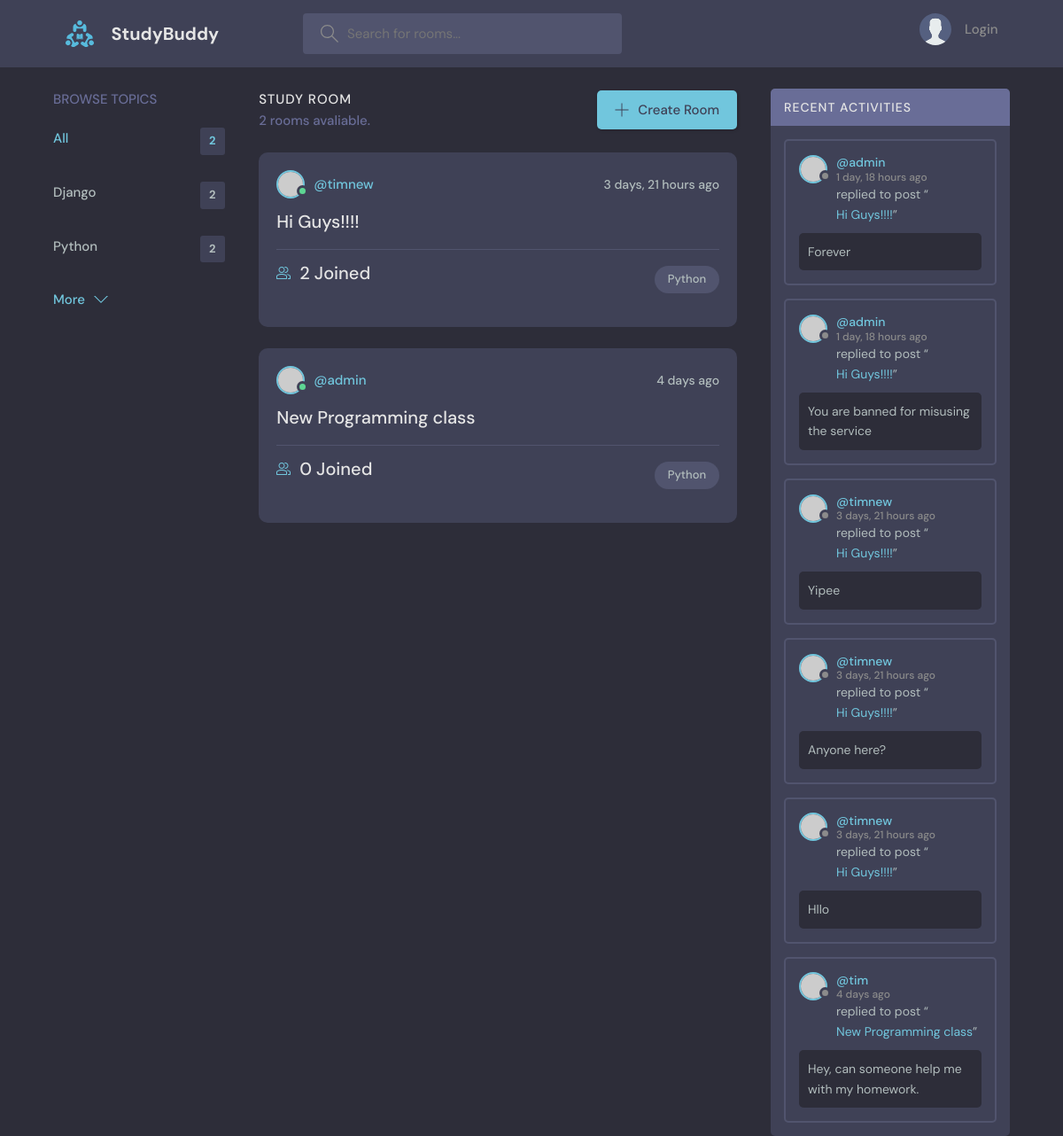
The app's page /?q=Python, older data.
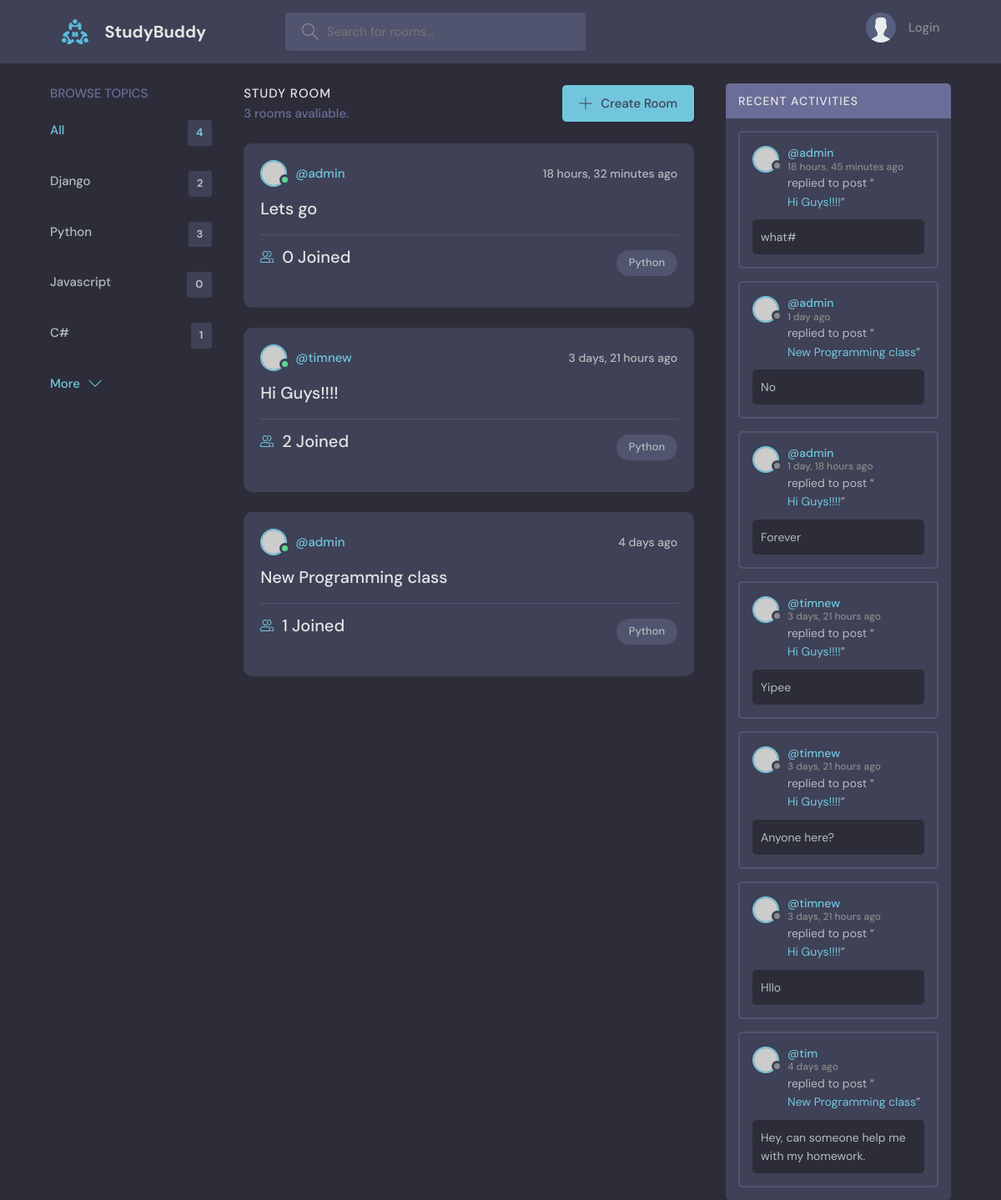
The same page, newer data.
### messagingapp/models.py (models this page shows, shortened)
class Topic(models.Model):
    name = models.CharField(max_length=200)

class Room(models.Model):
    host = models.ForeignKey(User, on_delete=models.SET_NULL, null=True)
    topic = models.ForeignKey(Topic, on_delete=models.SET_NULL, null=True)
    name = models.CharField(max_length=200)
    description = models.TextField(null=True, blank=True)
    participants = models.ManyToManyField(User, related_name='participants', blank=True)
    updated = models.DateTimeField(auto_now=True)
    created = models.DateTimeField(auto_now_add=True)
    class Meta:
        ordering = ['-updated', '-created']
    def __str__(self):
        return self.name

class Message(models.Model):
    user = models.ForeignKey(User, on_delete=models.CASCADE)
    room = models.ForeignKey(Room, on_delete=models.CASCADE)
    body = models.TextField()
    updated = models.DateTimeField(auto_now=True)
    created = models.DateTimeField(auto_now_add=True)
    class Meta:
        ordering = ['-updated', '-created']

### messagingapp/views.py (the view)
# urls.py: path('', views.home_page, name='home'),
def home_page(request: HttpRequest) -> HttpResponse:
    q = request.GET.get('q') if request.GET.get('q') else ''
    rooms = Room.objects.filter(
        Q(topic__name__icontains = q) |
        Q(name__icontains=q) |
        Q(description__icontains=q)
    )
    topics = Topic.objects.all()
    room_count = rooms.count()
    room_messages = Message.objects.filter(Q(room__topic__name__icontains=q))
    context = {'rooms': rooms, 'topics': topics, 'room_count': room_count, 'room_messages': room_messages}
    return render(request, 'messagingapp/home.html', context)

### messagingapp/templates/messagingapp/home.html (shortened to what this page needs)
{% extends 'base.html' %}
{% block content %}
    <main class="layout layout--3">
      <div class="container">
          {%  include 'messagingapp/topics_component.html' %}
        <div class="roomList">
          <div class="roomList__header">
            <div>
              <h2>Study Room</h2>
              <p>{{ room_count }} rooms avaliable.</p>
            </div>
            <a class="btn btn--main" href="{% url 'create-room' %}">
              <svg version="1.1" xmlns="http://www.w3.org/2000/svg" width="32" height="32" viewBox="0 0 32 32">
                <title>add</title>
                <path
                  d="M16.943 0.943h-1.885v14.115h-14.115v1.885h14.115v14.115h1.885v-14.115h14.115v-1.885h-14.115v-14.115z"
                ></path>
              </svg>
              Create Room
            </a>
          </div>
          {% include 'messagingapp/feed_component.html' %}
        </div>
          {% include 'messagingapp/activity_component.html' %}
      </div>
    </main>
{% endblock %}

### messagingapp/templates/messagingapp/topics_component.html
<div class="topics">
  <div class="topics__header">
    <h2>Browse Topics</h2>
  </div>
  <ul class="topics__list">
    <li>
      <a href="{% url 'home' %}" class="active">All <span>{{ topics.count }}</span></a>
    </li>
      {% for topic in topics %}
        <li>
          <a href="{% url 'home' %}?q={{ topic.name }}">{{ topic.name }} <span>{{ topic.room_set.all.count }}</span></a>
        </li>
      {% endfor %}
  </ul>
  <a class="btn btn--link" href="topics.html">
    More
    <svg version="1.1" xmlns="http://www.w3.org/2000/svg" width="32" height="32" viewBox="0 0 32 32">
      <title>chevron-down</title>
      <path d="M16 21l-13-13h-3l16 16 16-16h-3l-13 13z"></path>
    </svg>
  </a>
</div>

### messagingapp/templates/messagingapp/feed_component.html (shortened to what this page needs)
{% for room in rooms %}
    <div class="roomListRoom">
        <div class="roomListRoom__header">
          <a href="{% url 'user-profile' room.host.id %}" class="roomListRoom__author">
            <div class="avatar avatar--small active">
              <img src="https://randomuser.me/api/portraits/men/11.jpg" />
            </div>
            <span>@{{ room.host.username }}</span>
          </a>
          <div class="roomListRoom__actions">
            <span>{{ room.created|timesince }} ago</span>
          </div>
        </div>
        <div class="roomListRoom__content">
          <a href="{% url 'room' room.id %}">{{ room.name }}</a>
            <div class="roomListRoom__meta">
              <a href="{% url 'room' room.id %}" class="roomListRoom__joined">
                  {{ room.participants.all.count }} Joined
              </a>
              <p class="roomListRoom__topic">{{ room.topic.name }}</p>
            </div>
        </div>
    </div>
{% endfor %}

### messagingapp/templates/messagingapp/activity_component.html (shortened to what this page needs)
<div class="activities">
  <div class="activities__header">
    <h2>Recent Activities</h2>
  </div>
    {% for message in room_messages %}
        <div class="activities__box">
            <div class="activities__boxHeader roomListRoom__header">
              <a href="{% url 'user-profile' message.user.id %}" class="roomListRoom__author">
                <div class="avatar avatar--small">
                  <img src="https://randomuser.me/api/portraits/women/11.jpg" />
                </div>
                <p>
                  @{{ message.user }}
                  <span>{{ message.created|timesince }} ago</span>
                </p>
              </a>
            </div>
            <div class="activities__boxContent">
              <p>replied to post “<a href="{% url 'room' message.room.id %}">{{ message.room}}</a>”</p>
              <div class="activities__boxRoomContent">
                  {{ message.body }}
              </div>
            </div>
        </div>
    {% endfor %}
  </div>

Row changes from the older to the newer data that the page shows:
removed Message: user "admin", created "1 day, 18 hours", room "Hi Guys!!!!", body "You are banned for misusing the service"
computed for Topic "Python": room_set.all.count "2" → "3"
added Topic: name "Javascript", room_set.all.count "0"
added Topic: name "C#", room_set.all.count "1"
added Room: host.username "admin", created "18 hours, 32 minutes", name "Lets go", participants.all.count "0", topic.name "Python"
computed for Room "New Programming class": participants.all.count "0" → "1"
added Message: user "admin", created "18 hours, 45 minutes", room "Hi Guys!!!!", body "what#"
added Message: user "admin", created "1 day", room "New Programming class", body "No"
Text that changed along with them:
{{ topics.count }}: "2" → "4"
{{ room_count }}: "2" → "3"
